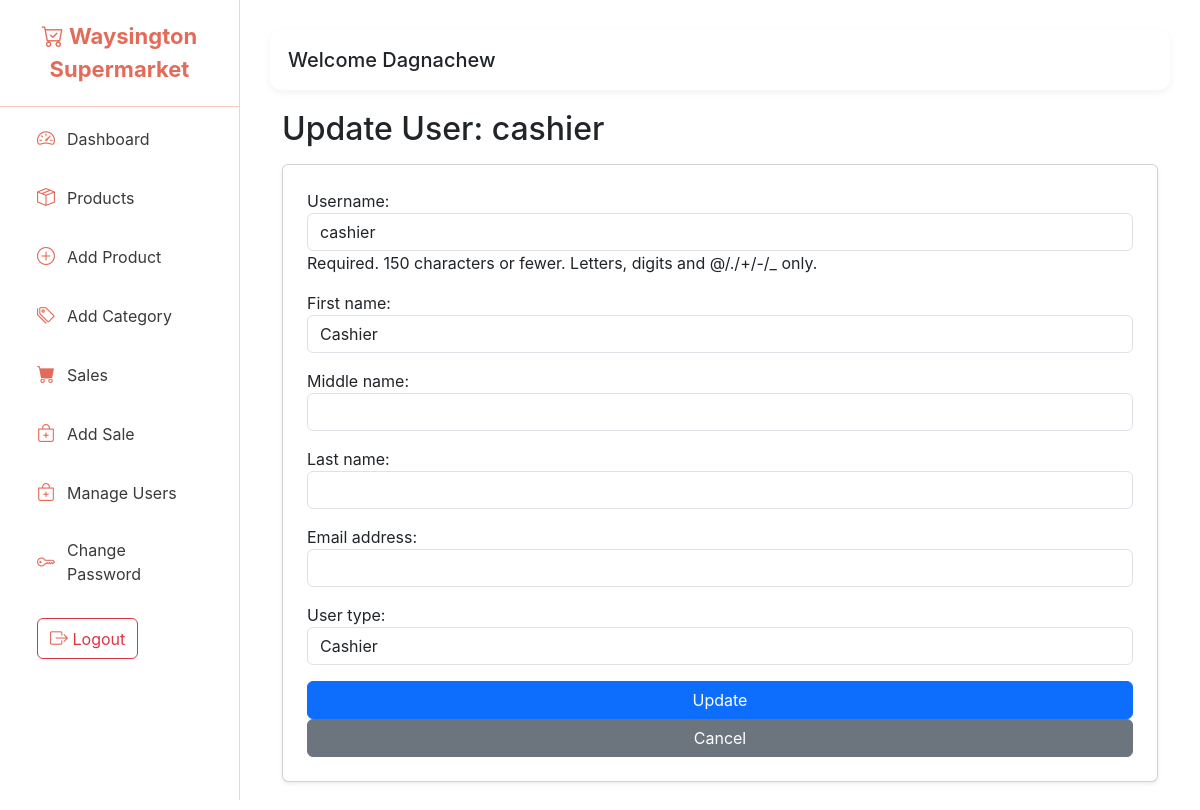
The page /update_user/7/ (signed in) on the database as committed earlier.
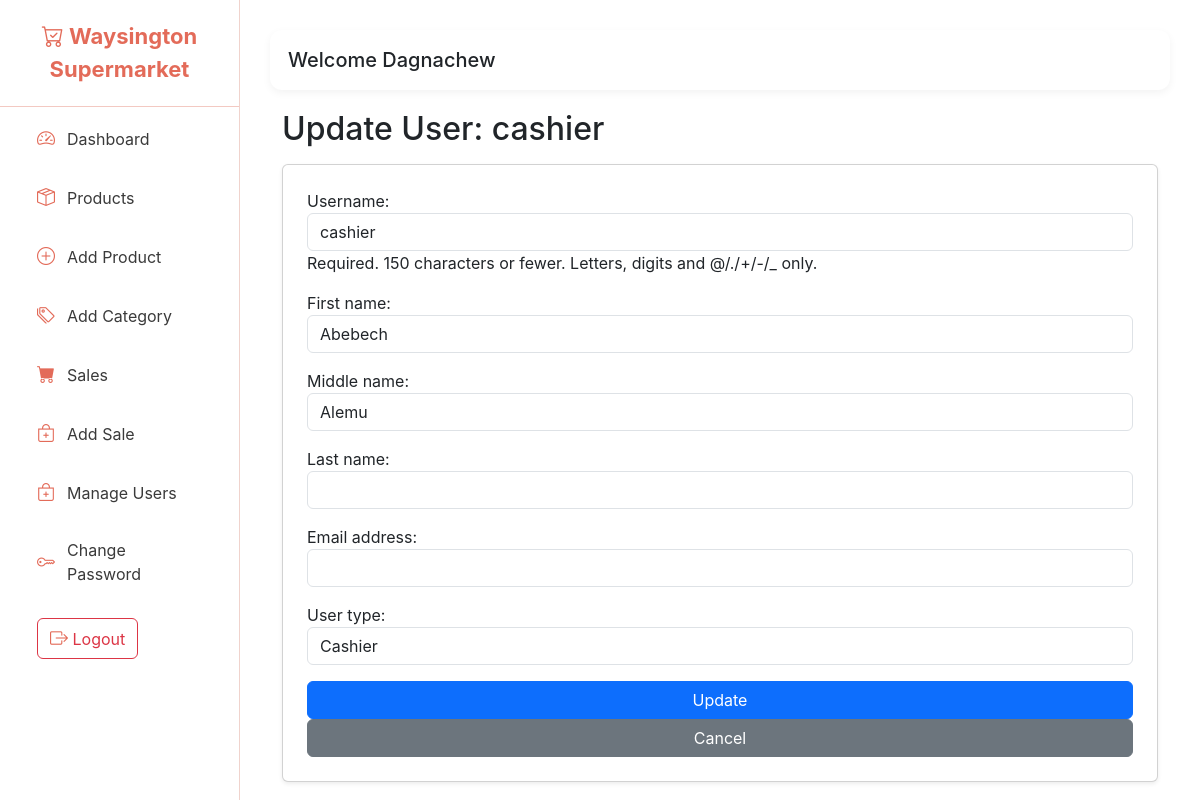
The same page on the database as committed later.
### authentication/models.py (models this page shows, shortened)
class CustomUser(AbstractUser):
    class UserType(models.TextChoices):
        ADMIN = "admin", "Admin"
        CASHIER = "cashier", "Cashier"
    user_type = models.CharField(
        max_length=20,
        choices=UserType.choices,
        default=UserType.CASHIER
    )
    middle_name = models.CharField(max_length=100, null=True, blank=True)
    company = models.ForeignKey(Company, on_delete=models.CASCADE)

### myapp/views.py (the view)
# urls.py: path('update_user/<int:user_id>/', views.update_user, name = 'update_user'),
@login_required(login_url='/accounts/login')
@user_passes_test(is_admin)
def update_user(request, user_id):
    user = get_object_or_404(CustomUser, id=user_id)
    form = UserUpdateForm(instance=user)
    return render(request, "update_user.html", {"form": form, "user": user})

### authentication/views.py (called while the page is built)
def is_admin(user):
    return user.user_type == 'admin'

### template/update_user.html (shortened to what this page needs)
{% extends 'base.html' %} {% block content %}
<div class="container">
  <h2 class="mb-3">Update User: {{ user.username }}</h2>
  <form
    method="post"
    action="{% url 'update_user_submit' user.id %}"
    class="card p-4 shadow-sm"
  >
    {% csrf_token %} {{ form.as_p }}
    <button type="submit" class="btn btn-primary">Update</button>
    <a href="{% url 'manage_users' %}" class="btn btn-secondary">Cancel</a>
  </form>
</div>
{% endblock %}

Rows that differ between the two databases and show on the page:
changed CustomUser "cashier": first_name "Cashier" → "Abebech"; middle_name (not shown) → "Alemu"
